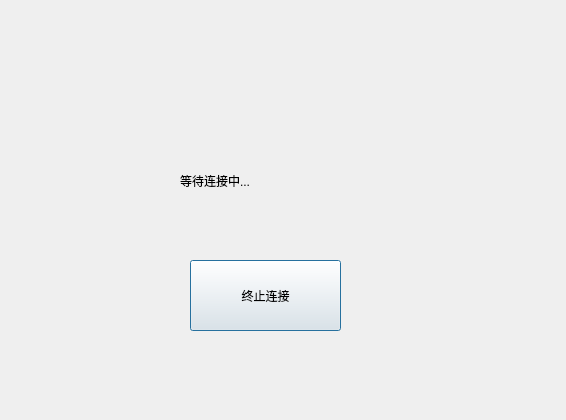
<?xml version="1.0" encoding="UTF-8"?>
<ui version="4.0">
 <class>WaitDialog</class>
 <widget class="QDialog" name="WaitDialog">
  <property name="geometry">
   <rect>
    <x>0</x>
    <y>0</y>
    <width>566</width>
    <height>420</height>
   </rect>
  </property>
  <property name="windowTitle">
   <string>Dialog</string>
  </property>
  <widget class="QLabel" name="label">
   <property name="geometry">
    <rect>
     <x>180</x>
     <y>150</y>
     <width>151</width>
     <height>61</height>
    </rect>
   </property>
   <property name="text">
    <string>等待连接中...</string>
   </property>
  </widget>
  <widget class="QPushButton" name="pushButton">
   <property name="geometry">
    <rect>
     <x>190</x>
     <y>260</y>
     <width>151</width>
     <height>71</height>
    </rect>
   </property>
   <property name="text">
    <string>终止连接</string>
   </property>
  </widget>
 </widget>
 <resources/>
 <connections>
  <connection>
   <sender>pushButton</sender>
   <signal>clicked()</signal>
   <receiver>WaitDialog</receiver>
   <slot>reject()</slot>
   <hints>
    <hint type="sourcelabel">
     <x>305</x>
     <y>284</y>
    </hint>
    <hint type="destinationlabel">
     <x>408</x>
     <y>330</y>
    </hint>
   </hints>
  </connection>
 </connections>
</ui>
